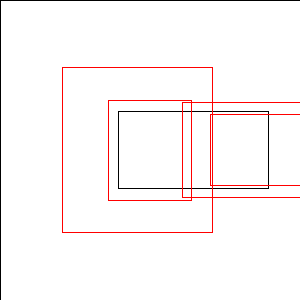
Frame 1 (no input)
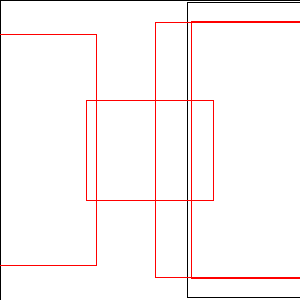
Frame 60 (the mouse pressed at the canvas centre just before this capture)
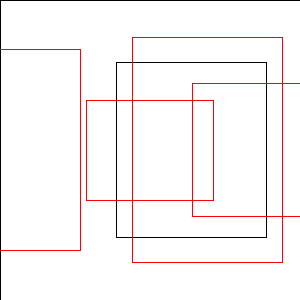
Frame 120 (the mouse held since frame 60 and released just before this capture)

The Processing sketch that drew these frames (run headless with seeded random() and noise(); from frame 60 on, the mouse is pressed at the canvas centre):

// Processing sketch: processing_20014
// ── processing_20014.pde

void setup(){
  size(300,300);
 
}

void draw(){

  
 
  

int numberofrect = 4;


  background(255);
rectMode(CENTER);
 rect (150,150,width,height);
  for(int i=0; i < numberofrect; i++){
    rect(random (0,width), 150, 150, random(height)); 
  stroke(255,0,0); 
 noFill();}
 
 for(int i=0; i < 1; i++){
    rect(150,150, random(50,150), 100); 
  stroke(0);
 
 noFill();
 

  }
   

 
 
  }
